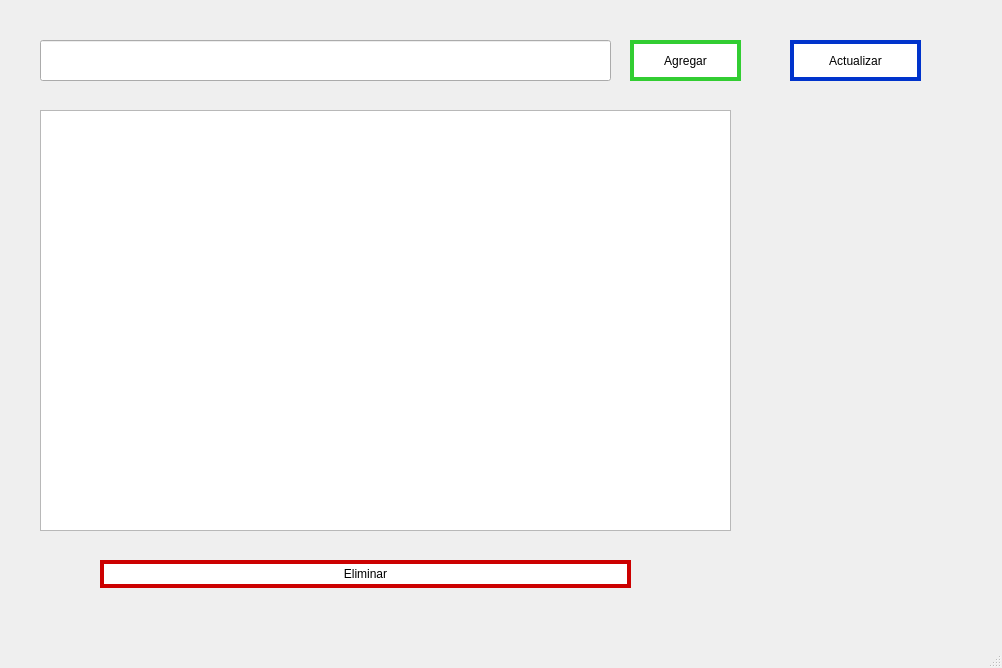
<?xml version="1.0" encoding="UTF-8"?>
<ui version="4.0">
 <class>MainWindow</class>
 <widget class="QMainWindow" name="MainWindow">
  <property name="geometry">
   <rect>
    <x>0</x>
    <y>0</y>
    <width>1002</width>
    <height>668</height>
   </rect>
  </property>
  <property name="windowTitle">
   <string>MainWindow</string>
  </property>
  <widget class="QWidget" name="centralwidget">
   <widget class="QLineEdit" name="edtTarea">
    <property name="geometry">
     <rect>
      <x>40</x>
      <y>40</y>
      <width>571</width>
      <height>41</height>
     </rect>
    </property>
    <property name="text">
     <string/>
    </property>
   </widget>
   <widget class="QPushButton" name="btnAgregar">
    <property name="geometry">
     <rect>
      <x>630</x>
      <y>40</y>
      <width>111</width>
      <height>41</height>
     </rect>
    </property>
    <property name="styleSheet">
     <string notr="true">border: 4px solid #32CD32;
background-color: white;</string>
    </property>
    <property name="text">
     <string>Agregar</string>
    </property>
   </widget>
   <widget class="QListWidget" name="lstTareas">
    <property name="geometry">
     <rect>
      <x>40</x>
      <y>110</y>
      <width>691</width>
      <height>421</height>
     </rect>
    </property>
   </widget>
   <widget class="QPushButton" name="btnEliminar">
    <property name="geometry">
     <rect>
      <x>100</x>
      <y>560</y>
      <width>531</width>
      <height>28</height>
     </rect>
    </property>
    <property name="styleSheet">
     <string notr="true">border: 4px solid #CC0000;
background-color: white;</string>
    </property>
    <property name="text">
     <string>Eliminar</string>
    </property>
   </widget>
   <widget class="QPushButton" name="btnActualizar">
    <property name="geometry">
     <rect>
      <x>790</x>
      <y>40</y>
      <width>131</width>
      <height>41</height>
     </rect>
    </property>
    <property name="styleSheet">
     <string notr="true">border: 4px solid #0033CC;
background-color: white;</string>
    </property>
    <property name="text">
     <string>Actualizar</string>
    </property>
   </widget>
  </widget>
  <widget class="QMenuBar" name="menubar">
   <property name="geometry">
    <rect>
     <x>0</x>
     <y>0</y>
     <width>1002</width>
     <height>26</height>
    </rect>
   </property>
  </widget>
  <widget class="QStatusBar" name="statusbar"/>
 </widget>
 <resources/>
 <connections/>
</ui>
